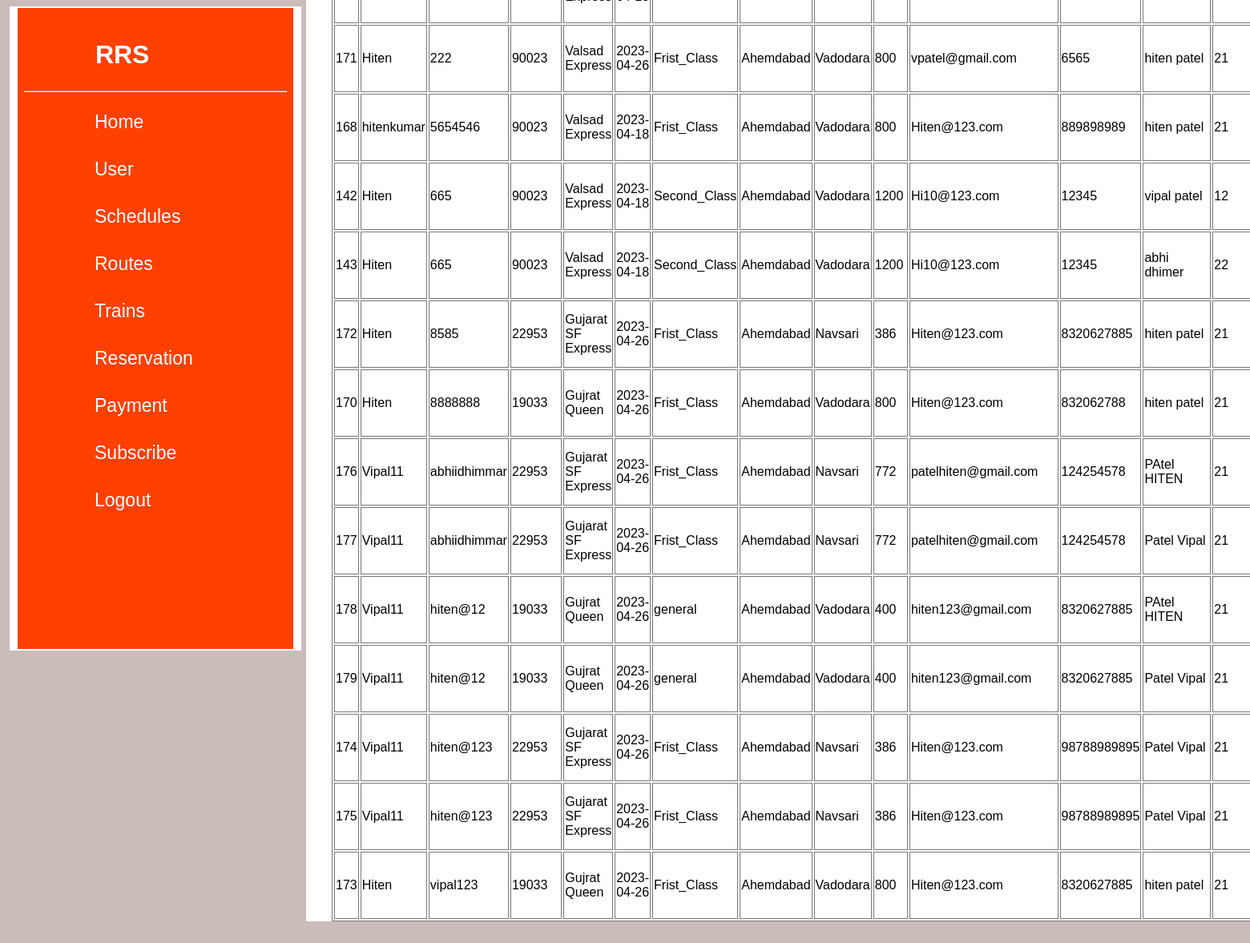
/admin_reservation.php (signed in), run on the app's committed database.
### tables this page shows
CREATE TABLE IF NOT EXISTS `resavetion` (
  `Id` int(20) NOT NULL AUTO_INCREMENT,
  `uname` varchar(50) NOT NULL,
  `pnrnum` text NOT NULL,
  `BTrain_Number` int(50) NOT NULL,
  `BTrain_Name` varchar(50) NOT NULL,
  `Bdate` text NOT NULL,
  `Bclass` text NOT NULL,
  `Bfroms` varchar(20) NOT NULL,
  `Bends` varchar(20) NOT NULL,
  `Btotal_prise` text NOT NULL,
  `pnremail` text NOT NULL,
  `pnarphone` text NOT NULL,
  `pasenger_name` varchar(50) NOT NULL,
  `pasenger_age` text NOT NULL,
  `pgender` varchar(50) NOT NULL,
  `pasenger_set` text NOT NULL,
  PRIMARY KEY (`Id`)
);

### admin_reservation.php (the view, shortened to what this page needs)
<!DOCTYPE html> <?php error_reporting(0); ?>
<html lang="en">
<head>
    <link rel="stylesheet" href="style_schedule10.css"/>
</head>
    <body>
        <form action="new_schedule.php" method="post" >
    <div class="fullnav">
        <ul>
        <li class="li">&nbsp;RRS</a></li><br><hr>
            <li><a href="admin.php">Home</a></li>
            <li><a href="admin_user.php">User</a></li>
            <li><a href="admin_schedules.php">Schedules</a></li>
            <li><a href="admin_routes.php">Routes</a></li>
            <li><a href="admin_trains.php">Trains</a></li>
            <li><a href="admin_reservation.php">Reservation</a></li>
            <li><a href="admin_payment.php">Payment</a></li>
            <li><a href="admin_feedback.php">Subscribe</a></li>
            <li><a href="logout.php">Logout</a></li>
        </ul>
<div class="fullside"><br><br><br>
<p id="p0">Railway Reservation System</p><br><hr>
<table>
    <?php
 include("db11.php");
$sql = "SELECT * FROM `resavetion` ORDER BY `resavetion`.`pnrnum` ASC";
$result = mysqli_query($conn, $sql);
if (mysqli_num_rows($result) > 0 ) {
  while($row = mysqli_fetch_assoc($result)) {
    echo "<tr><td>" . $row["Id"]. "</td><td>" . $row["uname"]. "</td><td>" . $row["pnrnum"]. "</td><td>" . $row["BTrain_Number"]. "</td><td>" . $row["BTrain_Name"]. "</td><td>" . $row["Bdate"]. "</td><td>" . $row["Bclass"]. "</td><td>" . $row["Bfroms"]. "</td><td>" . $row["Bends"]. "</td><td>" . $row["Btotal_prise"]. "</td><td>" . $row["pnremail"]. "</td><td>" . $row["pnarphone"]. "</td><td>" . $row["pasenger_name"]. "</td><td>" . $row["pasenger_age"]. "</td><td>" . $row["pgender"]. "</td><td>" . $row["pasenger_set"]. "</td></tr>";
  }
} else {
  echo "0 results";
}
?>
</div>
</body>
</html>
</body>
</html>

### style_schedule10.css (style rules this page uses)
body { background-color: #cabcb9; }
ul { list-style-type: none; padding: 8px; color: rgb(0, 0, 0); overflow: hidden; align-items: center; }
li { float: bottom; }
.li { width: 13vh; border-radius: 4px; background-color: #ff4000; margin-top: 2vh; cursor: pointer; font-family: sans-serif; margin-left: 10vh; font-size: 32px; color:rgb(255, 255, 255); font-weight: bold; }
li a { padding: 8px; margin-top: 2vh; font-family:Arial, Helvetica, sans-serif; text-decoration: none; color: rgb(255, 255, 255); display: block; position: relative; font-size: 23px; ; margin-left: 10vh; }
li a::after { content: ''; position: absolute; width: 18vh; left: 0; bottom: -6px; height: 3px; background: #ffffff; border-radius: 5px; transform: scaleX(0); transform-origin: left,right; transition: transform .5s; }
.fullnav { height: 100vh; width: 43vh; border-right: 10px solid rgb(255, 255, 255); border-left: 10px solid rgb(255, 255, 255); border-bottom: 2px solid rgb(255, 255, 255); border-top: 2px solid rgb(255, 255, 255); margin-left: 0.5vh; background-color: #ff4000; }
.fullside { height: auto; width: 169vh; background-color: #ffffff; margin-left: 45vh; margin-top: -90.4vh; }
table,th,td { border: 1px solid #777777; height: 10vh; width: 164vh; font-family: sans-serif; margin-left: 4vh; }
hr { color: #ffffff; }

### data on the page
resavetion: Id "171", uname "Hiten", pnrnum "222", BTrain_Number "90023", BTrain_Name "Valsad Express", Bdate "2023-04-26", Bclass "Frist_Class", Bfroms "Ahemdabad", Bends "Vadodara", Btotal_prise "800", pnremail "vpatel@gmail.com", pnarphone "6565", pasenger_name "hiten patel", pasenger_age "21"
resavetion: Id "168", uname "hitenkumar", pnrnum "5654546", BTrain_Number "90023", BTrain_Name "Valsad Express", Bdate "2023-04-18", Bclass "Frist_Class", Bfroms "Ahemdabad", Bends "Vadodara", Btotal_prise "800", pnremail "Hiten@123.com", pnarphone "889898989", pasenger_name "hiten patel", pasenger_age "21"
resavetion: Id "142", uname "Hiten", pnrnum "665", BTrain_Number "90023", BTrain_Name "Valsad Express", Bdate "2023-04-18", Bclass "Second_Class", Bfroms "Ahemdabad", Bends "Vadodara", Btotal_prise "1200", pnremail "Hi10@123.com", pnarphone "12345", pasenger_name "vipal patel", pasenger_age "12"
resavetion: Id "143", uname "Hiten", pnrnum "665", BTrain_Number "90023", BTrain_Name "Valsad Express", Bdate "2023-04-18", Bclass "Second_Class", Bfroms "Ahemdabad", Bends "Vadodara", Btotal_prise "1200", pnremail "Hi10@123.com", pnarphone "12345", pasenger_name "abhi dhimer", pasenger_age "22"
resavetion: Id "172", uname "Hiten", pnrnum "8585", BTrain_Number "22953", BTrain_Name "Gujarat SF Express", Bdate "2023-04-26", Bclass "Frist_Class", Bfroms "Ahemdabad", Bends "Navsari", Btotal_prise "386", pnremail "Hiten@123.com", pnarphone "8320627885", pasenger_name "hiten patel", pasenger_age "21"
resavetion: Id "170", uname "Hiten", pnrnum "8888888", BTrain_Number "19033", BTrain_Name "Gujrat Queen", Bdate "2023-04-26", Bclass "Frist_Class", Bfroms "Ahemdabad", Bends "Vadodara", Btotal_prise "800", pnremail "Hiten@123.com", pnarphone "832062788", pasenger_name "hiten patel", pasenger_age "21"
resavetion: Id "176", uname "Vipal11", pnrnum "abhiidhimmar", BTrain_Number "22953", BTrain_Name "Gujarat SF Express", Bdate "2023-04-26", Bclass "Frist_Class", Bfroms "Ahemdabad", Bends "Navsari", Btotal_prise "772", pnremail "patelhiten@gmail.com", pnarphone "124254578", pasenger_name "PAtel HITEN", pasenger_age "21"
resavetion: Id "177", uname "Vipal11", pnrnum "abhiidhimmar", BTrain_Number "22953", BTrain_Name "Gujarat SF Express", Bdate "2023-04-26", Bclass "Frist_Class", Bfroms "Ahemdabad", Bends "Navsari", Btotal_prise "772", pnremail "patelhiten@gmail.com", pnarphone "124254578", pasenger_name "Patel Vipal", pasenger_age "21"
resavetion: Id "178", uname "Vipal11", pnrnum "hiten@12", BTrain_Number "19033", BTrain_Name "Gujrat Queen", Bdate "2023-04-26", Bclass "general", Bfroms "Ahemdabad", Bends "Vadodara", Btotal_prise "400", pnremail "hiten123@gmail.com", pnarphone "8320627885", pasenger_name "PAtel HITEN", pasenger_age "21"
resavetion: Id "179", uname "Vipal11", pnrnum "hiten@12", BTrain_Number "19033", BTrain_Name "Gujrat Queen", Bdate "2023-04-26", Bclass "general", Bfroms "Ahemdabad", Bends "Vadodara", Btotal_prise "400", pnremail "hiten123@gmail.com", pnarphone "8320627885", pasenger_name "Patel Vipal", pasenger_age "21"
resavetion: Id "174", uname "Vipal11", pnrnum "hiten@123", BTrain_Number "22953", BTrain_Name "Gujarat SF Express", Bdate "2023-04-26", Bclass "Frist_Class", Bfroms "Ahemdabad", Bends "Navsari", Btotal_prise "386", pnremail "Hiten@123.com", pnarphone "98788989895", pasenger_name "Patel Vipal", pasenger_age "21"
resavetion: Id "175", uname "Vipal11", pnrnum "hiten@123", BTrain_Number "22953", BTrain_Name "Gujarat SF Express", Bdate "2023-04-26", Bclass "Frist_Class", Bfroms "Ahemdabad", Bends "Navsari", Btotal_prise "386", pnremail "Hiten@123.com", pnarphone "98788989895", pasenger_name "Patel Vipal", pasenger_age "21"
resavetion: Id "173", uname "Hiten", pnrnum "vipal123", BTrain_Number "19033", BTrain_Name "Gujrat Queen", Bdate "2023-04-26", Bclass "Frist_Class", Bfroms "Ahemdabad", Bends "Vadodara", Btotal_prise "800", pnremail "Hiten@123.com", pnarphone "8320627885", pasenger_name "hiten patel", pasenger_age "21"
